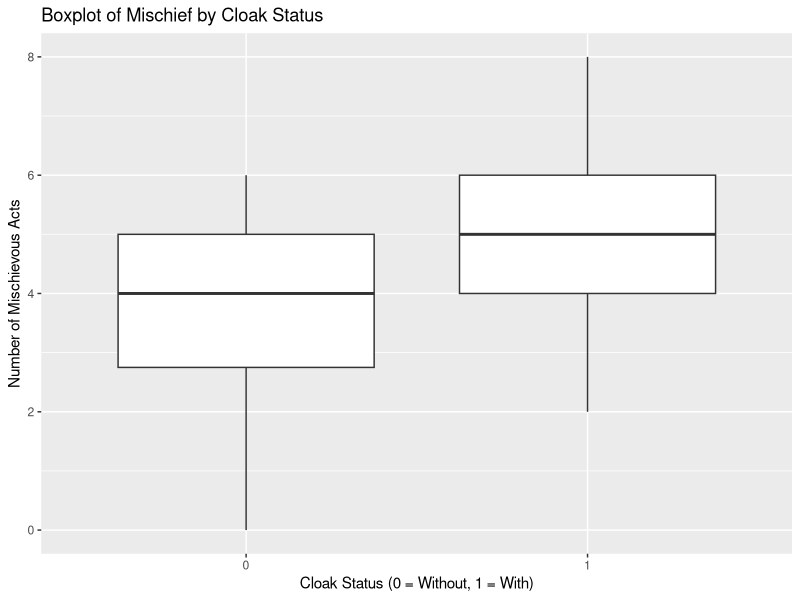
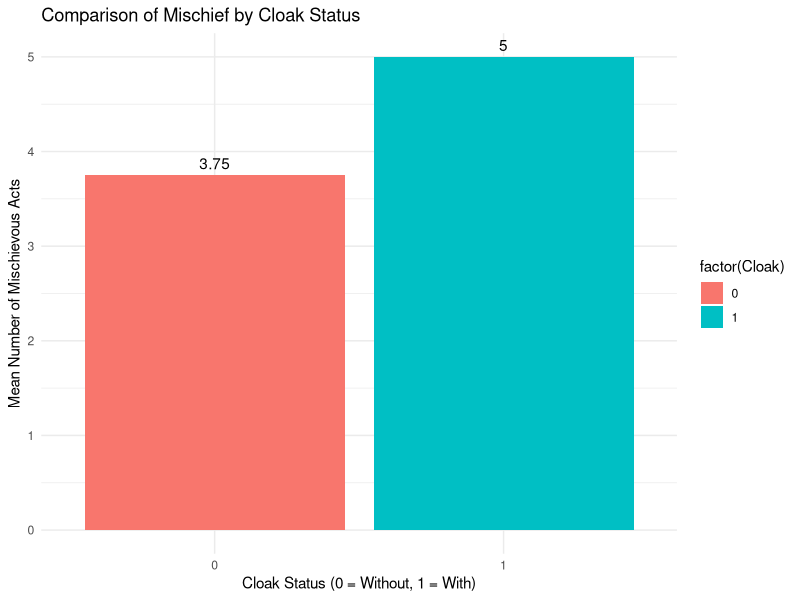
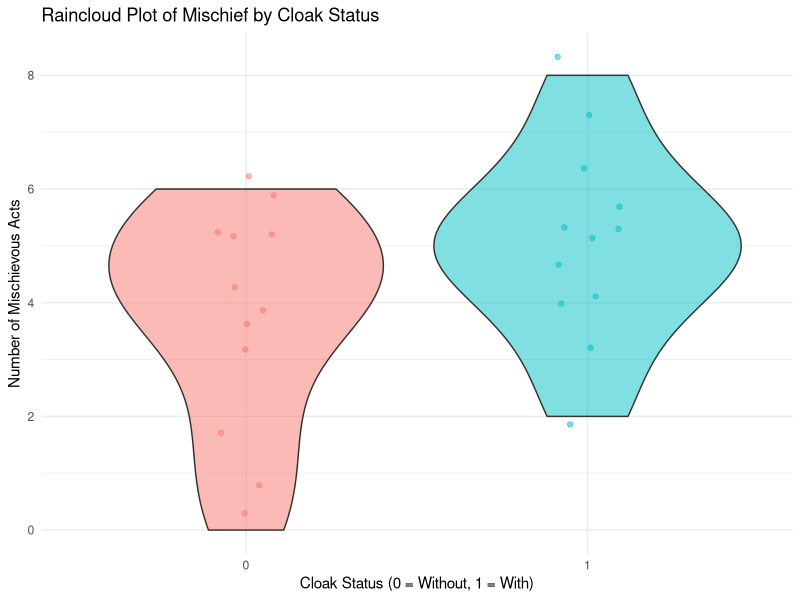

These figures' R source, in order:
## ---- chunk 1
knitr::opts_chunk$set(echo = TRUE)

library(ggplot2)
library(dplyr)
library(car) # for Levene's Test
library(stats)


## ---- chunk 2
# Create the dataset
data <- data.frame(
  Participant = 1:24,
  Cloak = c(rep(0, 12), rep(1, 12)),
  Mischief = c(3, 1, 5, 4, 6, 4, 6, 2, 0, 5, 4, 5,
               4, 3, 6, 6, 8, 5, 5, 4, 2, 5, 7, 5)
)
## ---- chunk 3
# Boxplot to inspect outliers
ggplot(data, aes(x = factor(Cloak), y = Mischief)) +
  geom_boxplot() +
  labs(title = "Boxplot of Mischief by Cloak Status",
       x = "Cloak Status (0 = Without, 1 = With)",
       y = "Number of Mischievous Acts")
## ---- chunk 4
# Shapiro-Wilk test for normality
shapiro_test_without_cloak <- shapiro.test(data$Mischief[data$Cloak == 0])
shapiro_test_with_cloak <- shapiro.test(data$Mischief[data$Cloak == 1])

shapiro_test_without_cloak
shapiro_test_with_cloak


## ---- chunk 5
# Levene's Test for homogeneity of variances
levene_test_result <- leveneTest(Mischief ~ factor(Cloak), data = data)
levene_test_result




## ---- chunk 6

# Comparison of Two Means 
# Calculate group means
library(dplyr) # Ensure dplyr is loaded
group_means <- data %>%
  group_by(Cloak) %>%
  summarise(Mean_Mischief = mean(Mischief), .groups = 'drop')

# Print group means
print(group_means)

# Simple bar plot to visualize means
ggplot(group_means, aes(x = factor(Cloak), y = Mean_Mischief, fill = factor(Cloak))) +
  geom_bar(stat = "identity", position = "dodge") +
  geom_text(aes(label = round(Mean_Mischief, 2)), vjust = -0.5) +
  labs(title = "Comparison of Mischief by Cloak Status",
       x = "Cloak Status (0 = Without, 1 = With)",
       y = "Mean Number of Mischievous Acts") +
  theme_minimal()



## ---- chunk 7
ggplot(data, aes(x = factor(Cloak), y = Mischief, fill = factor(Cloak))) +
  geom_violin(trim = TRUE, alpha = 0.5) +
  geom_jitter(aes(color = factor(Cloak)), width = 0.1, alpha = 0.5) +
  labs(title = "Raincloud Plot of Mischief by Cloak Status",
       x = "Cloak Status (0 = Without, 1 = With)",
       y = "Number of Mischievous Acts") +
  theme_minimal() +
  theme(legend.position = "none")


  
  
## ---- chunk 8
# Conducting the independent samples t-test
t_test_result <- t.test(Mischief ~ Cloak, data = data)
t_test_result



